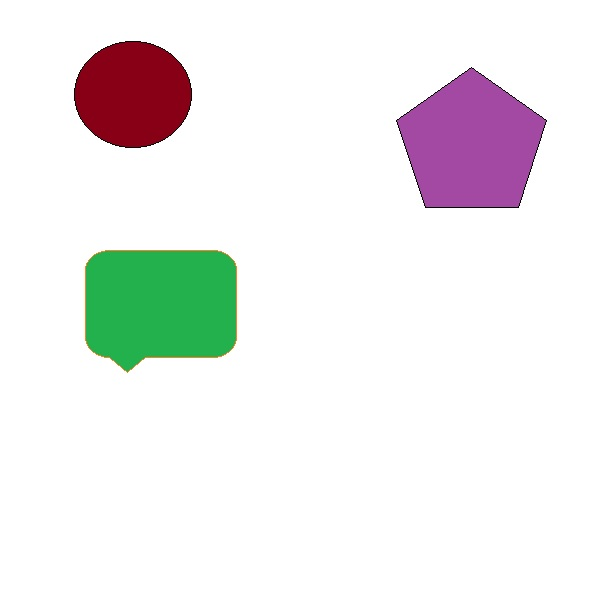
#> input picture SrokesOnSyntheticImgs/multi_1.jpg, 600 x 600 px
$ python MultiBackEdge.py   (Python 2 division)   (older library calls are emulated)
#> lines starting #> are read from the running program, lines starting #| are printed output that depends on the picture; after the words box and inside, x2 and y2 are one past the last pixel; in counts of white or black regions, pixels touching at a corner belong together
import cv2
import numpy as np
from matplotlib import pyplot as plt
import math
from numpy import linalg
from common import draw_str

# [53 lines left out: function drawline, not called in this run]
	#return the image with the strokes
	#if multiple strokes are needed then add the for loop in the program code. and in the function return the points


def rearedge(x,y) :
	vec1 = x[1]-x[0]
	vec2 = y[1]-y[0]
	z  = np.dot(vec1, vec2)
	z = z/(linalg.norm(vec1)*linalg.norm(vec2))
	if (z< math.cos((np.pi/2))) :
		return True
	else :
		return False


img1 = cv2.imread('multi_1.jpg')
#> img1 is the input picture: shape (600, 600, 3); mean B, G, R 236.5, 236.9, 237.9
img2 = cv2.imread('multi_6.jpg')
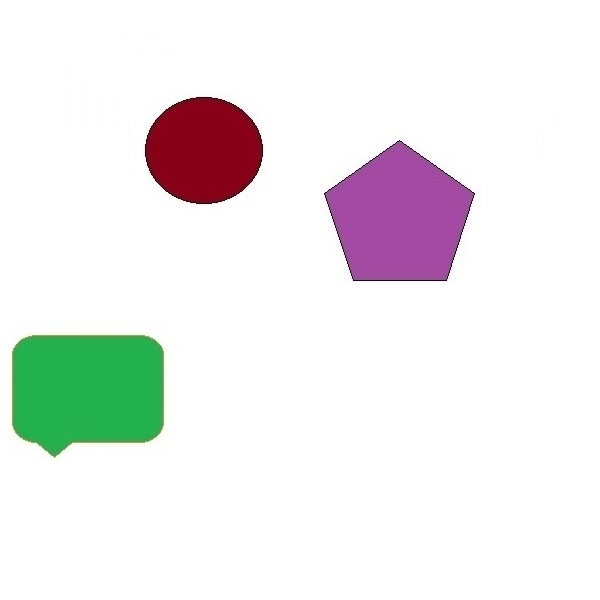
#> input picture SrokesOnSyntheticImgs/multi_6.jpg, 600 x 600 px
#> img2 is the input picture: shape (600, 600, 3); mean B, G, R 236.4, 236.8, 237.8


gray1 = cv2.cvtColor(img1,cv2.COLOR_BGR2GRAY)
gray2 = cv2.cvtColor(img2,cv2.COLOR_BGR2GRAY)
ret, thresh1 = cv2.threshold(gray1,0,255,cv2.THRESH_BINARY_INV+cv2.THRESH_OTSU)
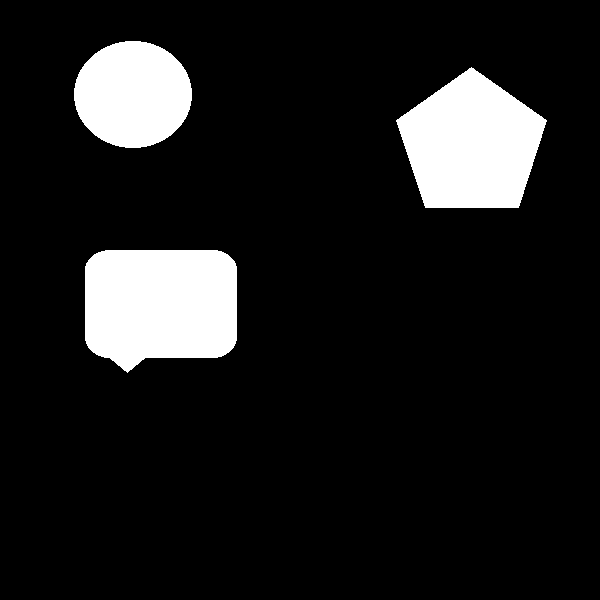
#> thresh1: shape (600, 600); 11.4% white; 3 white regions, box (x1, y1, x2, y2) and area: (85, 250, 237, 373) 16246, (396, 67, 547, 208) 14755, (74, 41, 192, 148) 9886
#> ret = 162
ret, thresh2 = cv2.threshold(gray2,0,255,cv2.THRESH_BINARY_INV+cv2.THRESH_OTSU)
#> thresh2: shape (600, 600); 11.4% white; 3 white regions, box (x1, y1, x2, y2) and area: (12, 335, 164, 458) 16246, (324, 140, 475, 281) 14755, (145, 97, 263, 204) 9886
#> ret = 169
# cv2.imshow('',thresh1)
# ch = cv2.waitKey(0)

# noise removal

kernel = np.ones((3,3),np.uint8)
# kernel[1,1] = -8
opening1 = cv2.morphologyEx(thresh1,cv2.MORPH_OPEN,kernel,iterations=1)
#> opening1: shape (600, 600); 11.4% white; 3 white regions, box (x1, y1, x2, y2) and area: (85, 250, 237, 372) 16245, (397, 68, 546, 208) 14750, (74, 41, 192, 148) 9886
opening2 = cv2.morphologyEx(thresh2,cv2.MORPH_OPEN,kernel,iterations=1)
#> opening2: shape (600, 600); 11.4% white; 3 white regions, box (x1, y1, x2, y2) and area: (12, 335, 164, 457) 16245, (325, 141, 474, 281) 14750, (145, 97, 263, 204) 9886
# cv2.imshow('',opening1)
# ch = cv2.waitKey(0)


# sure background
sure_bg1 = cv2.dilate(opening1,kernel,iterations=1)
#> sure_bg1: shape (600, 600); 11.8% white; 3 white regions, box (x1, y1, x2, y2) and area: (84, 249, 238, 373) 16797, (396, 67, 547, 209) 15332, (73, 40, 193, 149) 10340
sure_bg2 = cv2.dilate(opening2,kernel,iterations=1)
#> sure_bg2: shape (600, 600); 11.8% white; 3 white regions, box (x1, y1, x2, y2) and area: (11, 334, 165, 458) 16797, (324, 140, 475, 282) 15332, (144, 96, 264, 205) 10340
# cv2.imshow('',sure_bg1)
# ch = cv2.waitKey(0)
# sure foreground
dist_transform1 = cv2.distanceTransform(opening1,cv2.DIST_L2,3)
ret, sure_fg1 = cv2.threshold(dist_transform1,0.5*dist_transform1.max(),255,0)
#> sure_fg1: shape (600, 600) float32; 2.7% white; 3 white regions, box (x1, y1, x2, y2) and area: (117, 282, 205, 334) 4008, (432, 105, 511, 176) 3906, (106, 73, 160, 116) 1918
#> ret = 30.81
dist_transform2 = cv2.distanceTransform(opening2,cv2.DIST_L2,3)
ret, sure_fg2 = cv2.threshold(dist_transform2,0.5*dist_transform2.max(),255,0)
#> sure_fg2: shape (600, 600) float32; 2.7% white; 3 white regions, box (x1, y1, x2, y2) and area: (44, 367, 132, 419) 4008, (360, 178, 439, 249) 3906, (177, 129, 231, 172) 1918

# Finding unknown region
sure_fg1 = np.uint8(sure_fg1)
unknown1 = cv2.subtract(sure_bg1,sure_fg1)
#> unknown1: shape (600, 600); 9.1% white; 3 white regions, box (x1, y1, x2, y2) and area: (84, 249, 238, 373) 12789, (396, 67, 547, 209) 11426, (73, 40, 193, 149) 8422
sure_fg2 = np.uint8(sure_fg2)
unknown2 = cv2.subtract(sure_bg2,sure_fg2)
#> unknown2: shape (600, 600); 9.1% white; 3 white regions, box (x1, y1, x2, y2) and area: (11, 334, 165, 458) 12789, (324, 140, 475, 282) 11426, (144, 96, 264, 205) 8422


# Marker labelling
ret, markers1 = cv2.connectedComponents(sure_fg1)
#> markers1: shape (600, 600) int32; 4 distinct labels, from 0 to 3
#> ret = 4
ret, markers2 = cv2.connectedComponents(sure_fg2)
#> markers2: shape (600, 600) int32; 4 distinct labels, from 0 to 3

# Add one to all labels so that sure background is not 0 but 1
markers1 = markers1 + 1
#> markers1: shape (600, 600) int32; 4 distinct labels, from 1 to 4
markers2 = markers2 + 1
#> markers2: shape (600, 600) int32; 4 distinct labels, from 1 to 4

# Mark unknown region with 0
markers1[unknown1==255] = 0
#> markers1: shape (600, 600) int32; 5 distinct labels, from 0 to 4
markers2[unknown2==255] = 0
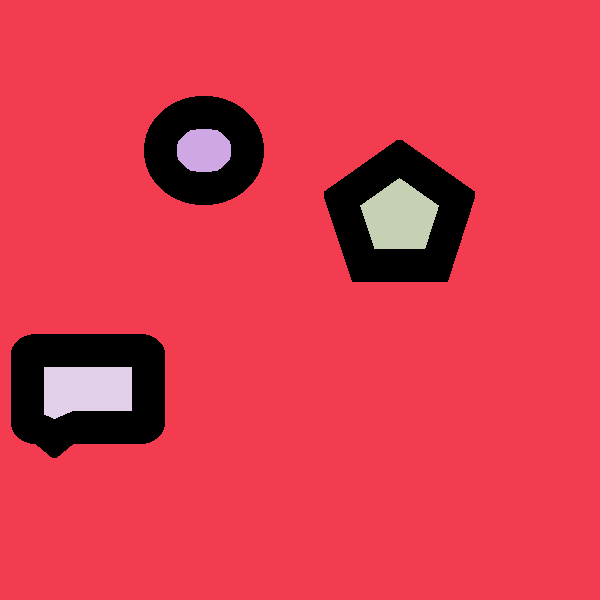
#> markers2: shape (600, 600) int32; 5 distinct labels, from 0 to 4; one colour per label, 0 black

markers1 = cv2.watershed(img1,markers1)
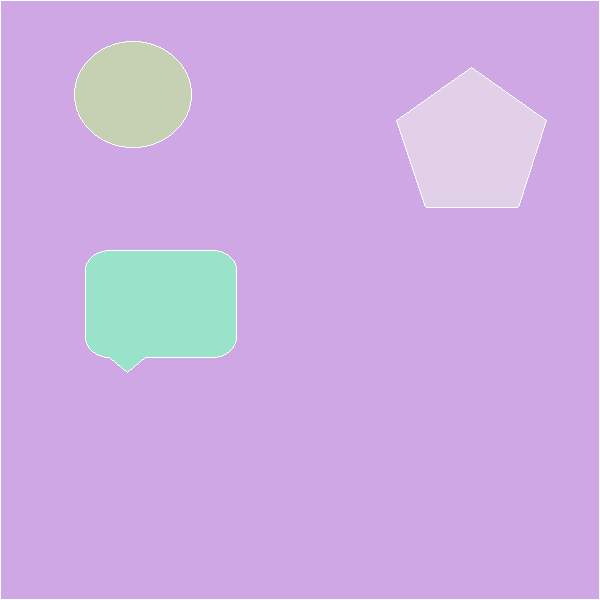
#> markers1: shape (600, 600) int32; 5 distinct labels, from -1 to 4; one colour per label, 0 black, -1 white
markers2 = cv2.watershed(img2,markers2)
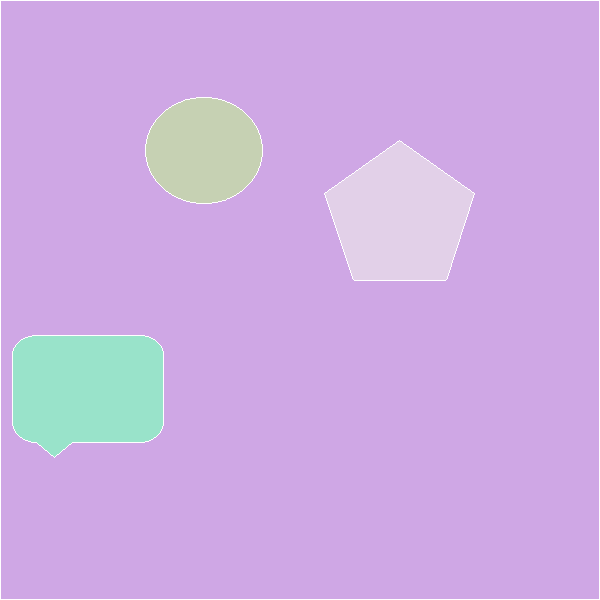
#> markers2: shape (600, 600) int32; 5 distinct labels, from -1 to 4; one colour per label, 0 black, -1 white
img_1 = np.zeros(img1.shape,np.uint8)
img_2 = np.zeros(img2.shape,np.uint8)
img_1[markers1== -1] = [0,0,255]
img_2[markers2== -1] = [0,0,255]


gray_1 = cv2.cvtColor(img_1,cv2.COLOR_BGR2GRAY)
gray_2 = cv2.cvtColor(img_2,cv2.COLOR_BGR2GRAY)

# img_c1, contours1, hierarchy1 = cv2.findContours(gray_1, cv2.RETR_TREE, cv2.CHAIN_APPROX_NONE)
img_c2, contours2, hierarchy2 = cv2.findContours(gray_2, cv2.RETR_TREE, cv2.CHAIN_APPROX_NONE)


centers1 = np.zeros((len(contours2)/2,2),np.int32)
centers2 = np.zeros((len(contours2)/2,2),np.int32)

i=0
j=0
for cnt1 in contours2:
	if i%2 is 0:
		M2 = cv2.moments(cnt1)
		centers2[j] = (int(M2["m10"] / M2["m00"]), int(M2["m01"] / M2["m00"]))
		j = j+1
	i = i + 1

pts_1 = []
pts_2 = []


k=0
for i in range(0,len(contours2)):
	if i%2 is 0:
		points = np.float32([t[-1] for t in contours2[i]])
		pts_2.append(points)
		cnt = contours2[i]
		x,y,w,h= cv2.boundingRect(cnt)
		patch = gray2[y:y+h,x:x+w]
		w, h = patch.shape[::-1]
		res = cv2.matchTemplate(gray1,patch,cv2.TM_SQDIFF_NORMED)
		minVal, maxVal, minLoc, maxLoc = cv2.minMaxLoc(res)
		topLeft = minLoc
		w, h = patch.shape[::-1]
		dabba = img1[topLeft[1]-3:topLeft[1]+h+3,topLeft[0]-3:topLeft[0]+w+3]
		dabba_th = thresh1[topLeft[1]-3:topLeft[1]+h+3,topLeft[0]-3:topLeft[0]+w+3]
		dabba_op = cv2.morphologyEx(dabba_th,cv2.MORPH_OPEN,kernel,iterations=1)
		dabba_bg = cv2.dilate(dabba_op,kernel,iterations=1)
		dabba_dst = cv2.distanceTransform(dabba_op,cv2.DIST_L2,3)
		ret, dabba_fg = cv2.threshold(dabba_dst,0.5*dist_transform1.max(),255,0)
		dabba_fg = np.uint8(dabba_fg)
		dabba_un = cv2.subtract(dabba_bg,dabba_fg)
		ret, dabba_mrk = cv2.connectedComponents(dabba_fg)
		dabba_mrk = dabba_mrk + 1
		dabba_mrk[dabba_un==255] = 0
		dabba_mrk = cv2.watershed(dabba,dabba_mrk)
		dabba_1 = np.zeros(dabba.shape,np.uint8)
		dabba_1[dabba_mrk== -1] = [0,0,255]
		dabba_1g = cv2.cvtColor(dabba_1,cv2.COLOR_BGR2GRAY)

		ret, cont1, hier = cv2.findContours(dabba_1g, cv2.RETR_TREE, cv2.CHAIN_APPROX_NONE)
		M1 = cv2.moments(cont1[0])

		centers1[k] = (int(M1["m10"] / M1["m00"]) + topLeft[0] - 3, int(M1["m01"] / M1["m00"]) + topLeft[1] - 3)
		k=k+1
		points = np.float32([t[-1] for t in cont1[0]])
		for j in range(0,len(points)):
			points[j,1] = points[j,1] + topLeft[1] - 3
			points[j,0] = points[j,0] + topLeft[0] - 3
		pts_1.append(points)
#> this loop made 8 passes
#> (res, minVal, maxVal, dabba_un, dabba_mrk) on pass 1: ([0.0874], 0.0874, 0.0874, [[0, 0, 0], [0, 0, 0], [0, 0, 0]], [[-1, -1, -1], [-1, 1, -1], [-1, -1, -1]])
#> (minVal, maxVal, maxLoc, topLeft) on passes 3, 5, 7: (0.000111, 0.525, (34, 0), (85, 250)), (0.000215, 0.48, (40, 80), (396, 67)), (0.000623, 1, (0, 0), (74, 41))
#> dabba_1g: shape (113, 124); values 0 (black) and 76 (white), 5.6% white in thin lines or dots
#> dabba_bg: shape (113, 124); 73.8% white; 1 black region, box (x1, y1, x2, y2) and area: (0, 0, 124, 113) 3672
#> dabba_fg: shape (113, 124); 13.7% white; 1 white region, box (x1, y1, x2, y2) and area: (35, 35, 89, 78) 1918
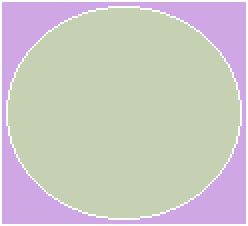
#> dabba_mrk: shape (113, 124) int32 (shown 2 times larger); 3 distinct labels, from -1 to 2; one colour per label, 0 black, -1 white
#> dabba_op: shape (113, 124); 70.6% white; 1 black region, box (x1, y1, x2, y2) and area: (0, 0, 124, 113) 4126
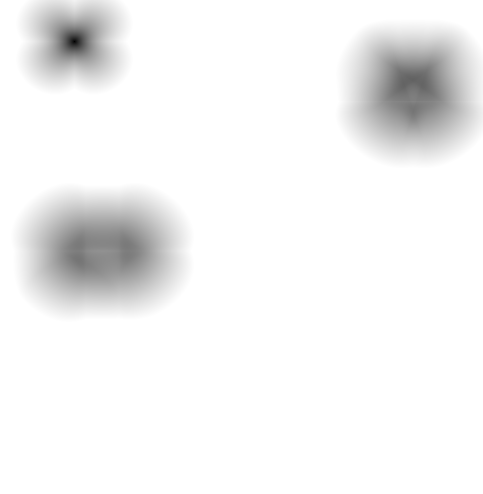
#> res: shape (494, 483) float32; min 0.000623, max 1, mean 0.955
#> after the loop, centers1 = [[-2, -2], [160, 311], [471, 137], [132, 94]]; k = 4; pts_1 = 4 point arrays, longest 604 points; pts_2 = 4 point arrays, longest 2396 points

Di = np.zeros((2,2),np.int32)
back_edges = []
end_point = []
img2_c = img2.copy()
i=0
k=0
for c1, c0 in zip(centers2,centers1):
	Di[0] = c0
	Di[1] = c1
	pt1 = pts_1[i]
	pt2 = pts_2[i]
	i = i+1
	for j in range(0,len(pt1)-1):
#> (the run stopped early here; a loop or call above may not have finished)
